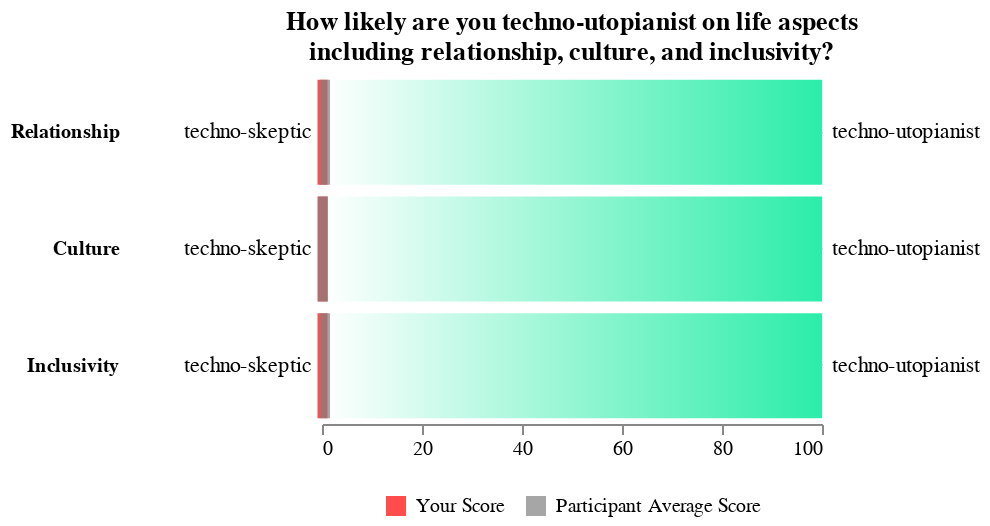

This figure's Vega-Lite source:
### Vega-Lite specification from a JSON file in a GitHub repository (floating-point values rounded to 4 significant figures)
{"$schema": "https://vega.github.io/schema/vega-lite/v5.json", "title": ["How likely are you techno-utopianist on life aspects", "including relationship, culture, and inclusivity?"], "datasets": {"medians": [{"name": "Relationship", "median": 0.6, "lo": "techno-skeptic", "hi": "techno-utopianist"}, {"name": "Culture", "median": 0.2, "lo": "techno-skeptic", "hi": "techno-utopianist"}, {"name": "Inclusivity", "median": 0.6, "lo": "techno-skeptic", "hi": "techno-utopianist"}], "values": [{"name": "Relationship", "value": 0.1}, {"name": "Culture", "value": 0.1}, {"name": "Inclusivity", "value": 0.1}]}, "data": {"name": "medians"}, "width": 250, "height": 175, "padding": 5, "encoding": {"y": {"field": "name", "type": "nominal", "sort": null, "axis": {"domain": false, "offset": 100, "labelFontWeight": "bold", "ticks": false, "grid": true, "title": null}}, "x": {"type": "quantitative", "scale": {"domain": [0, 100]}, "axis": {"grid": false, "title": null}}, "color": {"type": "nominal", "scale": {"domain": ["Your Score", "Participant Average Score"], "range": ["red", "grey"]}}}, "view": {"stroke": null}, "layer": [{"mark": "bar", "encoding": {"fill": {"value": {"x1": 0.0, "y1": 0.0, "x2": 1.0, "y2": 0.0, "gradient": "linear", "stops": [{"color": "white", "offset": 0.0}, {"color": "#2beda9", "offset": 1.0}]}}}}, {"mark": "tick", "data": {"name": "values"}, "encoding": {"x": {"field": "value"}, "color": {"datum": "Your Score"}}}, {"mark": "tick", "encoding": {"x": {"field": "median"}, "color": {"datum": "Participant Average Score"}}}, {"mark": {"type": "text", "x": -5, "align": "right"}, "encoding": {"text": {"field": "lo"}}}, {"mark": {"type": "text", "x": 255, "align": "left"}, "encoding": {"text": {"field": "hi"}}}], "config": {"tick": {"thickness": 5, "bandSize": 40}, "legend": {"orient": "bottom", "layout": {"bottom": {"anchor": "middle"}}, "symbolType": "square"}}}
